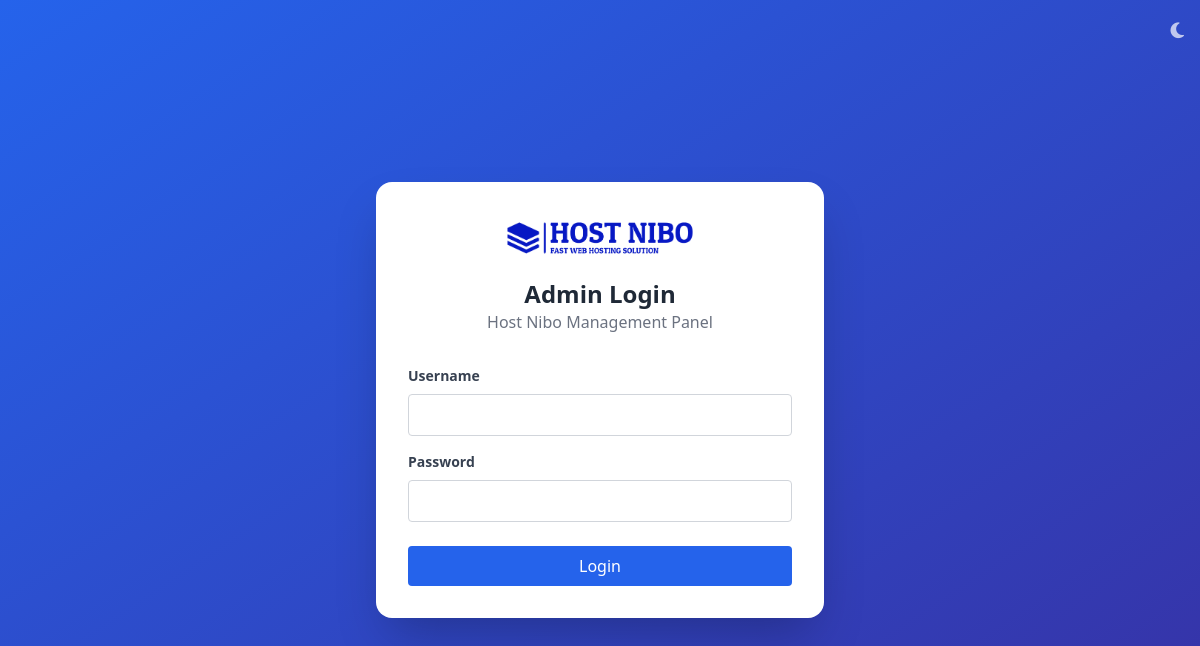
Before: /admin/index.php with the older database file.
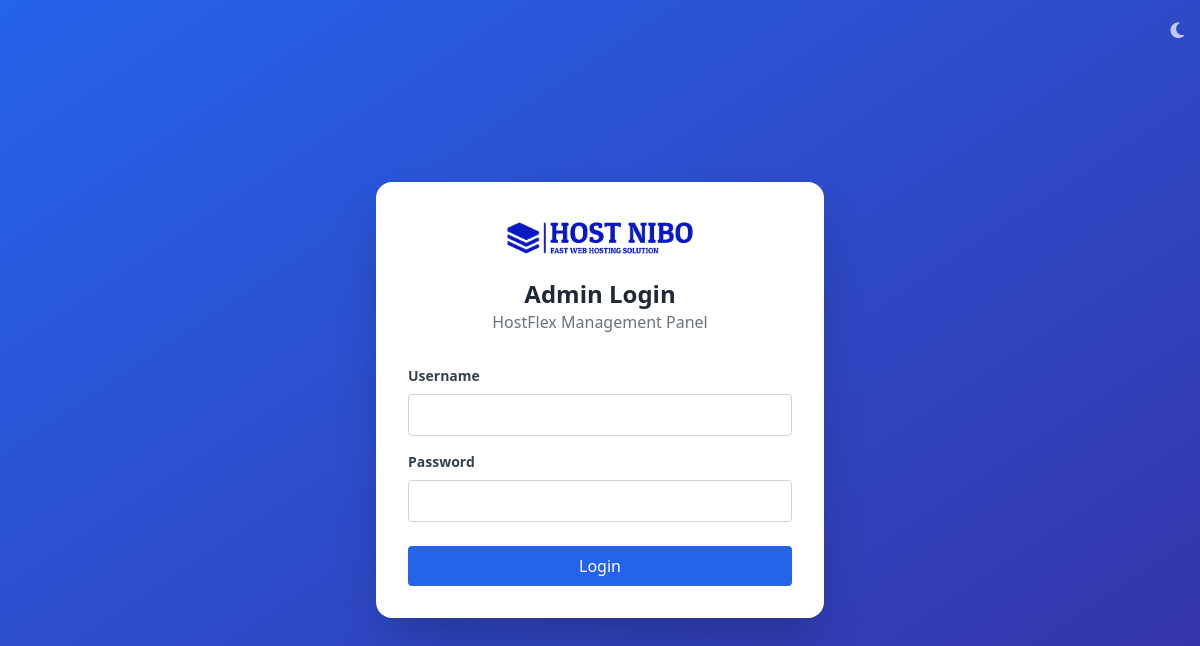
After: the same page with the newer database file.
### tables this page shows
CREATE TABLE settings (
    id INT AUTO_INCREMENT PRIMARY KEY,
    setting_key VARCHAR(100) NOT NULL UNIQUE,
    setting_value TEXT NOT NULL
);

### includes/functions.php (called while the page is built, shortened)
<?php
function getSetting($key) {
    global $conn;
    $key = mysqli_real_escape_string($conn, $key);
    $query = "SELECT setting_value FROM settings WHERE setting_key = '$key'";
    $result = mysqli_query($conn, $query);
    if ($row = mysqli_fetch_assoc($result)) {
        return $row['setting_value'];
    }
    return '';
}
function escSetting($key) {
    return htmlspecialchars(getSetting($key), ENT_QUOTES, 'UTF-8');
}
        ?>

### admin/index.php (the view, shortened to what this page needs)
<?php
require_once '../includes/functions.php';
?>
<!DOCTYPE html>
<html lang="en">
<head>
    <script src="https://cdn.tailwindcss.com"></script>
    <link rel="stylesheet" href="https://cdnjs.cloudflare.com/ajax/libs/font-awesome/6.1.1/css/all.min.css">
</head>
<body class="bg-gradient-to-br from-blue-600 to-indigo-800 dark:from-gray-900 dark:to-blue-950 min-h-screen flex items-center justify-center p-4 relative">
<div class="absolute top-4 right-4">
    <button onclick="toggleLoginDark()" id="loginDarkToggle" class="text-white/70 hover:text-white text-lg" title="Toggle Dark Mode">
        <i class="fa fa-moon" id="loginDarkIcon"></i>
    </button>
</div>
<div class="w-full max-w-md">
    <div class="bg-white dark:bg-gray-800 rounded-2xl shadow-2xl p-8">
        <div class="text-center mb-8">
            <img src="../<?php echo htmlspecialchars(getSetting('header_logo') ?: 'images/bg.webp'); ?>" class="h-12 mx-auto mb-4 dark:invert dark:brightness-200" alt="<?php echo escSetting('site_name'); ?>">
            <h2 class="text-2xl font-bold text-gray-800 dark:text-gray-100">Admin Login</h2>
            <p class="text-gray-500 dark:text-gray-400"><?php echo escSetting('site_name'); ?> Management Panel</p>
            </div>
            <form method="POST">
                <div class="mb-4">
                    <label class="block text-gray-700 dark:text-gray-200 text-sm font-bold mb-2">Username</label>
                    <input type="text" name="username" required class="w-full px-3 py-2 border border-gray-300 dark:border-gray-600 rounded focus:outline-none focus:border-blue-500 dark:bg-gray-700 dark:text-gray-200">
                </div>
                <div class="mb-6">
                    <label class="block text-gray-700 dark:text-gray-200 text-sm font-bold mb-2">Password</label>
                    <input type="password" name="password" required class="w-full px-3 py-2 border border-gray-300 dark:border-gray-600 rounded focus:outline-none focus:border-blue-500 dark:bg-gray-700 dark:text-gray-200">
                </div>
                <button type="submit" class="w-full bg-blue-600 text-white py-2 px-4 rounded hover:bg-blue-700 transition">Login</button>
            </form>
        </div>
    </div>
</body>
</html>

Changed rows visible on the page:
changed settings: setting_value "Host Nibo" → "HostFlex"
